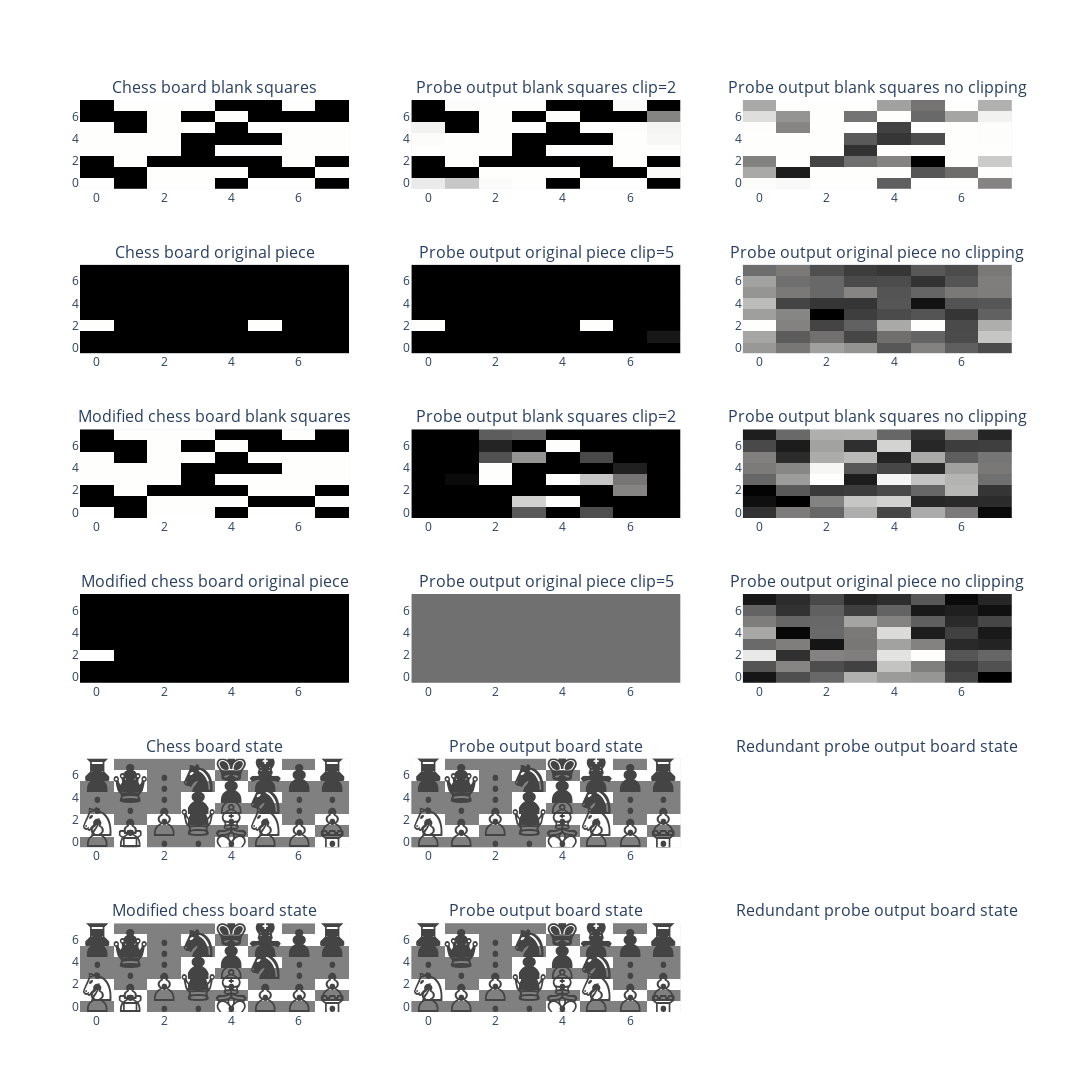

Here is the notebook cell this chart was saved with:
### Markdown cell above
Now, we can graph the original and modified board states and probe outputs.

### Code cell
from plotly.subplots import make_subplots

move_of_interest_probe_out = probe_out_MBLRRC[0][0][move_of_interest]
move_of_interest_probe_out_modified = modified_probe_out[0][0][move_of_interest]
print(move_of_interest_probe_out.shape)

fig_rows = 6
fig_cols = 3
fig = make_subplots(rows=fig_rows, cols=fig_cols, subplot_titles=[
    "Chess board blank squares", "Probe output blank squares clip=2", "Probe output blank squares no clipping",
    "Chess board original piece", "Probe output original piece clip=5", "Probe output original piece no clipping",
    "Modified chess board blank squares", "Probe output blank squares clip=2", "Probe output blank squares no clipping",
    "Modified chess board original piece", "Probe output original piece clip=5", "Probe output original piece no clipping",
    "Chess board state", "Probe output board state", "Redundant probe output board state",
    "Modified chess board state", "Probe output board state", "Redundant probe output board state"
])


# Specify the size of each plot
plot_size = 400  # You can adjust this size



fig.add_trace(plot_board_state(move_of_interest_state_one_hot_RRC[:, :, BLANK_INDEX]), row=1, col=1)
fig.add_trace(plot_board_state(move_of_interest_probe_out[:, :, BLANK_INDEX], clip_size=2), row=1, col=2)
fig.add_trace(plot_board_state(move_of_interest_probe_out[:, :, BLANK_INDEX]), row=1, col=3)

fig.add_trace(plot_board_state(move_of_interest_state_one_hot_RRC[:, :, moved_piece_probe_index]), row=2, col=1)
fig.add_trace(plot_board_state(move_of_interest_probe_out[:, :, moved_piece_probe_index], clip_size=5), row=2, col=2)
fig.add_trace(plot_board_state(move_of_interest_probe_out[:, :, moved_piece_probe_index]), row=2, col=3)

fig.add_trace(plot_board_state(modified_move_of_interest_state_one_hot[:, :, BLANK_INDEX]), row=3, col=1)
fig.add_trace(plot_board_state(move_of_interest_probe_out_modified[:, :, BLANK_INDEX], clip_size=2), row=3, col=2)
fig.add_trace(plot_board_state(move_of_interest_probe_out_modified[:, :, BLANK_INDEX]), row=3, col=3)

fig.add_trace(plot_board_state(modified_move_of_interest_state_one_hot[:, :, moved_piece_probe_index]), row=4, col=1)
fig.add_trace(plot_board_state(move_of_interest_probe_out_modified[:, :, moved_piece_probe_index], clip_size=5), row=4, col=2)
fig.add_trace(plot_board_state(move_of_interest_probe_out_modified[:, :, moved_piece_probe_index]), row=4, col=3)

fig.add_trace(plot_board_state_with_text(move_of_interest_state_RR), row=5, col=1)
fig.add_trace(plot_board_state_with_text(state_stacks_probe_outputs_MBLRR[0][0][move_of_interest]), row=5, col=2)
fig.add_trace(plot_board_state_with_text(state_stacks_probe_outputs_MBLRR[0][0][move_of_interest]), row=5, col=2)

fig.add_trace(plot_board_state_with_text(modified_move_of_interest_state), row=6, col=1)
fig.add_trace(plot_board_state_with_text(modified_state_stacks_probe_outputs[0][0][move_of_interest]), row=6, col=2)
fig.add_trace(plot_board_state_with_text(modified_state_stacks_probe_outputs[0][0][move_of_interest]), row=6, col=2)

# Adjust the overall size of the figure
fig.update_layout(height=fig_rows * plot_size, width=fig_cols * plot_size)

# Show the figure
fig.show()

### Figure 1 — Plotly figure (JSON) as saved in the notebook; plotly's stock layout.template omitted (floating-point values rounded to 4 significant figures)
{"data": [{"colorscale": [[0, "rgb(0, 0, 0)"], [0.09091, "rgb(16, 16, 16)"], [0.1818, "rgb(38, 38, 38)"], [0.2727, "rgb(59, 59, 59)"], [0.3636, "rgb(81, 80, 80)"], [0.4545, "rgb(102, 101, 101)"], [0.5455, "rgb(124, 123, 122)"], [0.6364, "rgb(146, 146, 145)"], [0.7273, "rgb(171, 171, 170)"], [0.8182, "rgb(197, 197, 195)"], [0.9091, "rgb(224, 224, 223)"], [1, "rgb(254, 254, 253)"]], "showscale": false, "type": "heatmap", "xaxis": "x", "yaxis": "y", "z": [[1, 0, 1, 1, 0, 1, 1, 0], [0, 0, 1, 1, 1, 0, 0, 1], [0, 1, 0, 0, 0, 0, 1, 0], [1, 1, 1, 0, 1, 1, 1, 1], [1, 1, 1, 0, 0, 0, 1, 1], [1, 0, 1, 1, 0, 1, 1, 1], [0, 0, 1, 0, 1, 0, 0, 0], [0, 1, 1, 1, 0, 0, 1, 0]]}, {"colorscale": [[0, "rgb(0, 0, 0)"], [0.09091, "rgb(16, 16, 16)"], [0.1818, "rgb(38, 38, 38)"], [0.2727, "rgb(59, 59, 59)"], [0.3636, "rgb(81, 80, 80)"], [0.4545, "rgb(102, 101, 101)"], [0.5455, "rgb(124, 123, 122)"], [0.6364, "rgb(146, 146, 145)"], [0.7273, "rgb(171, 171, 170)"], [0.8182, "rgb(197, 197, 195)"], [0.9091, "rgb(224, 224, 223)"], [1, "rgb(254, 254, 253)"]], "showscale": false, "type": "heatmap", "xaxis": "x2", "yaxis": "y2", "z": [[-0.1224, -0.349, -0.01884, -0.0002105, -2, -8.738e-05, -0.0003997, -2], [-2, -2, -8.618e-05, -9.06e-06, -1.216e-05, -2, -2, -0.02492], [-2, -6.485e-05, -2, -2, -2, -2, -1.907e-06, -2], [-0.001951, -0.0001585, 0, -2, -1.049e-05, -5.817e-05, -3.576e-07, -0.002058], [-0.01453, -2.849e-05, -1.669e-06, -2, -2, -2, -0.0001458, -0.04501], [-0.07461, -2, -1.359e-05, -4.935e-05, -2, -5.448e-05, -0.003722, -0.0567], [-2, -2, -5.436e-05, -2, -0.0002906, -2, -2, -0.8405], [-2, -0.01505, -0.0001197, -3.087e-05, -2, -2, -0.01954, -2]]}, {"colorscale": [[0, "rgb(0, 0, 0)"], [0.09091, "rgb(16, 16, 16)"], [0.1818, "rgb(38, 38, 38)"], [0.2727, "rgb(59, 59, 59)"], [0.3636, "rgb(81, 80, 80)"], [0.4545, "rgb(102, 101, 101)"], [0.5455, "rgb(124, 123, 122)"], [0.6364, "rgb(146, 146, 145)"], [0.7273, "rgb(171, 171, 170)"], [0.8182, "rgb(197, 197, 195)"], [0.9091, "rgb(224, 224, 223)"], [1, "rgb(254, 254, 253)"]], "showscale": false, "type": "heatmap", "xaxis": "x3", "yaxis": "y3", "z": [[-0.1224, -0.349, -0.01884, -0.0002105, -13.01, -8.738e-05, -0.0003997, -9.529], [-6.367, -19.52, -8.618e-05, -9.06e-06, -1.216e-05, -13.92, -11.71, -0.02492], [-9.746, -6.485e-05, -15.7, -11.47, -9.621, -22.77, -1.907e-06, -3.685], [-0.001951, -0.0001585, 0, -17.42, -1.049e-05, -5.817e-05, -3.576e-07, -0.002058], [-0.01453, -2.849e-05, -1.669e-06, -13.52, -17.1, -14.93, -0.0001458, -0.04501], [-0.07461, -9.421, -1.359e-05, -4.935e-05, -15.9, -5.448e-05, -0.003722, -0.0567], [-2.24, -8.084, -5.436e-05, -11.09, -0.0002906, -12.04, -6.715, -0.8405], [-6.356, -0.01505, -0.0001197, -3.087e-05, -7.03, -11.0, -0.01954, -5.712]]}, {"colorscale": [[0, "rgb(0, 0, 0)"], [0.09091, "rgb(16, 16, 16)"], [0.1818, "rgb(38, 38, 38)"], [0.2727, "rgb(59, 59, 59)"], [0.3636, "rgb(81, 80, 80)"], [0.4545, "rgb(102, 101, 101)"], [0.5455, "rgb(124, 123, 122)"], [0.6364, "rgb(146, 146, 145)"], [0.7273, "rgb(171, 171, 170)"], [0.8182, "rgb(197, 197, 195)"], [0.9091, "rgb(224, 224, 223)"], [1, "rgb(254, 254, 253)"]], "showscale": false, "type": "heatmap", "xaxis": "x4", "yaxis": "y4", "z": [[0, 0, 0, 0, 0, 0, 0, 0], [0, 0, 0, 0, 0, 0, 0, 0], [1, 0, 0, 0, 0, 1, 0, 0], [0, 0, 0, 0, 0, 0, 0, 0], [0, 0, 0, 0, 0, 0, 0, 0], [0, 0, 0, 0, 0, 0, 0, 0], [0, 0, 0, 0, 0, 0, 0, 0], [0, 0, 0, 0, 0, 0, 0, 0]]}, {"colorscale": [[0, "rgb(0, 0, 0)"], [0.09091, "rgb(16, 16, 16)"], [0.1818, "rgb(38, 38, 38)"], [0.2727, "rgb(59, 59, 59)"], [0.3636, "rgb(81, 80, 80)"], [0.4545, "rgb(102, 101, 101)"], [0.5455, "rgb(124, 123, 122)"], [0.6364, "rgb(146, 146, 145)"], [0.7273, "rgb(171, 171, 170)"], [0.8182, "rgb(197, 197, 195)"], [0.9091, "rgb(224, 224, 223)"], [1, "rgb(254, 254, 253)"]], "showscale": false, "type": "heatmap", "xaxis": "x5", "yaxis": "y5", "z": [[-5, -5, -5, -5, -5, -5, -5, -5], [-5, -5, -5, -5, -5, -5, -5, -4.404], [-0.001062, -5, -5, -5, -5, 0, -5, -5], [-5, -5, -5, -5, -5, -5, -5, -5], [-5, -5, -5, -5, -5, -5, -5, -5], [-5, -5, -5, -5, -5, -5, -5, -5], [-5, -5, -5, -5, -5, -5, -5, -5], [-5, -5, -5, -5, -5, -5, -5, -5]]}, {"colorscale": [[0, "rgb(0, 0, 0)"], [0.09091, "rgb(16, 16, 16)"], [0.1818, "rgb(38, 38, 38)"], [0.2727, "rgb(59, 59, 59)"], [0.3636, "rgb(81, 80, 80)"], [0.4545, "rgb(102, 101, 101)"], [0.5455, "rgb(124, 123, 122)"], [0.6364, "rgb(146, 146, 145)"], [0.7273, "rgb(171, 171, 170)"], [0.8182, "rgb(197, 197, 195)"], [0.9091, "rgb(224, 224, 223)"], [1, "rgb(254, 254, 253)"]], "showscale": false, "type": "heatmap", "xaxis": "x6", "yaxis": "y6", "z": [[-8.438, -11.62, -7.765, -8.932, -14.98, -10.52, -14.16, -16.31], [-7.225, -14.43, -12.39, -16.87, -12.48, -13.58, -16.27, -4.404], [-0.001062, -10.54, -17.04, -13.89, -6.964, 0, -16.35, -6.492], [-7.808, -10.2, -24.75, -17.7, -16.24, -15.37, -18.66, -13.87], [-5.251, -17.05, -18.58, -18.68, -15.16, -22.19, -15.39, -15.09], [-8.706, -11.43, -13.23, -10.24, -15.37, -13.49, -11.47, -11.03], [-7.58, -12.46, -13.21, -16.34, -16.17, -18.95, -15.34, -10.92], [-12.65, -11.47, -15.84, -17.82, -18.52, -14.93, -16.2, -11.57]]}, {"colorscale": [[0, "rgb(0, 0, 0)"], [0.09091, "rgb(16, 16, 16)"], [0.1818, "rgb(38, 38, 38)"], [0.2727, "rgb(59, 59, 59)"], [0.3636, "rgb(81, 80, 80)"], [0.4545, "rgb(102, 101, 101)"], [0.5455, "rgb(124, 123, 122)"], [0.6364, "rgb(146, 146, 145)"], [0.7273, "rgb(171, 171, 170)"], [0.8182, "rgb(197, 197, 195)"], [0.9091, "rgb(224, 224, 223)"], [1, "rgb(254, 254, 253)"]], "showscale": false, "type": "heatmap", "xaxis": "x7", "yaxis": "y7", "z": [[1, 0, 1, 1, 0, 1, 1, 0], [0, 0, 1, 1, 1, 0, 0, 1], [0, 1, 0, 0, 0, 1, 1, 0], [1, 1, 1, 0, 1, 1, 1, 1], [1, 1, 1, 0, 0, 0, 1, 1], [1, 0, 1, 1, 0, 1, 1, 1], [0, 0, 1, 0, 1, 0, 0, 0], [0, 1, 1, 1, 0, 0, 1, 0]]}, {"colorscale": [[0, "rgb(0, 0, 0)"], [0.09091, "rgb(16, 16, 16)"], [0.1818, "rgb(38, 38, 38)"], [0.2727, "rgb(59, 59, 59)"], [0.3636, "rgb(81, 80, 80)"], [0.4545, "rgb(102, 101, 101)"], [0.5455, "rgb(124, 123, 122)"], [0.6364, "rgb(146, 146, 145)"], [0.7273, "rgb(171, 171, 170)"], [0.8182, "rgb(197, 197, 195)"], [0.9091, "rgb(224, 224, 223)"], [1, "rgb(254, 254, 253)"]], "showscale": false, "type": "heatmap", "xaxis": "x8", "yaxis": "y8", "z": [[-2, -2, -2, -0.3866, -2, -0.6047, -2, -2], [-2, -2, -2, 1.431, 2, -2, -2, -2], [-2, -2, -2, -2, -2, -2, 0.3271, -2], [-2, -1.778, 2, -2, 2, 1.268, 0.08235, -2], [-2, -2, 2, -2, -2, -2, -1.377, -2], [-2, -2, -0.5306, 0.5744, -2, -0.6659, -2, -2], [-2, -2, -1.309, -2, 2, -2, -2, -2], [-2, -2, -0.3231, -0.2004, -2, -2, -2, -2]]}, {"colorscale": [[0, "rgb(0, 0, 0)"], [0.09091, "rgb(16, 16, 16)"], [0.1818, "rgb(38, 38, 38)"], [0.2727, "rgb(59, 59, 59)"], [0.3636, "rgb(81, 80, 80)"], [0.4545, "rgb(102, 101, 101)"], [0.5455, "rgb(124, 123, 122)"], [0.6364, "rgb(146, 146, 145)"], [0.7273, "rgb(171, 171, 170)"], [0.8182, "rgb(197, 197, 195)"], [0.9091, "rgb(224, 224, 223)"], [1, "rgb(254, 254, 253)"]], "showscale": false, "type": "heatmap", "xaxis": "x9", "yaxis": "y9", "z": [[-11.32, -4.448, -6.334, -0.3866, -9.47, -0.6047, -4.662, -15.21], [-14.61, -16.4, -3.886, 1.431, 2.349, -12.48, -12.12, -11.95], [-16.0, -7.666, -10.65, -10.34, -9.203, -6.36, 0.3271, -11.08], [-6.466, -1.778, 5.337, -13.32, 4.79, 1.268, 0.08235, -5.501], [-4.542, -3.516, 4.825, -7.885, -9.304, -12.17, -1.377, -4.831], [-4.14, -12.02, -0.5306, 0.5744, -12.5, -0.6659, -7.16, -4.965], [-9.129, -13.37, -1.309, -11.62, 2.432, -12.36, -10.25, -10.14], [-13.2, -6.126, -0.3231, -0.2004, -6.362, -11.55, -3.852, -12.56]]}, {"colorscale": [[0, "rgb(0, 0, 0)"], [0.09091, "rgb(16, 16, 16)"], [0.1818, "rgb(38, 38, 38)"], [0.2727, "rgb(59, 59, 59)"], [0.3636, "rgb(81, 80, 80)"], [0.4545, "rgb(102, 101, 101)"], [0.5455, "rgb(124, 123, 122)"], [0.6364, "rgb(146, 146, 145)"], [0.7273, "rgb(171, 171, 170)"], [0.8182, "rgb(197, 197, 195)"], [0.9091, "rgb(224, 224, 223)"], [1, "rgb(254, 254, 253)"]], "showscale": false, "type": "heatmap", "xaxis": "x10", "yaxis": "y10", "z": [[0, 0, 0, 0, 0, 0, 0, 0], [0, 0, 0, 0, 0, 0, 0, 0], [1, 0, 0, 0, 0, 0, 0, 0], [0, 0, 0, 0, 0, 0, 0, 0], [0, 0, 0, 0, 0, 0, 0, 0], [0, 0, 0, 0, 0, 0, 0, 0], [0, 0, 0, 0, 0, 0, 0, 0], [0, 0, 0, 0, 0, 0, 0, 0]]}, {"colorscale": [[0, "rgb(0, 0, 0)"], [0.09091, "rgb(16, 16, 16)"], [0.1818, "rgb(38, 38, 38)"], [0.2727, "rgb(59, 59, 59)"], [0.3636, "rgb(81, 80, 80)"], [0.4545, "rgb(102, 101, 101)"], [0.5455, "rgb(124, 123, 122)"], [0.6364, "rgb(146, 146, 145)"], [0.7273, "rgb(171, 171, 170)"], [0.8182, "rgb(197, 197, 195)"], [0.9091, "rgb(224, 224, 223)"], [1, "rgb(254, 254, 253)"]], "showscale": false, "type": "heatmap", "xaxis": "x11", "yaxis": "y11", "z": [[-5, -5, -5, -5, -5, -5, -5, -5], [-5, -5, -5, -5, -5, -5, -5, -5], [-5, -5, -5, -5, -5, -5, -5, -5], [-5, -5, -5, -5, -5, -5, -5, -5], [-5, -5, -5, -5, -5, -5, -5, -5], [-5, -5, -5, -5, -5, -5, -5, -5], [-5, -5, -5, -5, -5, -5, -5, -5], [-5, -5, -5, -5, -5, -5, -5, -5]]}, {"colorscale": [[0, "rgb(0, 0, 0)"], [0.09091, "rgb(16, 16, 16)"], [0.1818, "rgb(38, 38, 38)"], [0.2727, "rgb(59, 59, 59)"], [0.3636, "rgb(81, 80, 80)"], [0.4545, "rgb(102, 101, 101)"], [0.5455, "rgb(124, 123, 122)"], [0.6364, "rgb(146, 146, 145)"], [0.7273, "rgb(171, 171, 170)"], [0.8182, "rgb(197, 197, 195)"], [0.9091, "rgb(224, 224, 223)"], [1, "rgb(254, 254, 253)"]], "showscale": false, "type": "heatmap", "xaxis": "x12", "yaxis": "y12", "z": [[-20.42, -16.53, -14.84, -10.36, -11.6, -11.92, -17.21, -22.29], [-16.18, -12.94, -16.7, -17.5, -9.334, -13.36, -17.89, -16.41], [-7.417, -18.67, -13.14, -13.38, -7.655, -6.331, -16.13, -14.96], [-14.69, -13.4, -20.54, -13.84, -11.18, -13.15, -19.2, -19.56], [-10.9, -21.63, -14.78, -13.74, -8.047, -19.96, -17.62, -20.22], [-13.43, -15.0, -14.82, -11.09, -13.08, -15.46, -19.14, -17.2], [-15.19, -18.55, -15.36, -17.73, -15.18, -20.25, -19.83, -20.87], [-20.37, -18.94, -17.0, -19.53, -18.91, -16.01, -21.36, -19.37]]}, {"colorscale": [[0, "white"], [0.49, "white"], [0.5, "grey"], [0.51, "white"], [1, "white"]], "showscale": false, "text": [[".", "♖", ".", ".", "♔", ".", ".", "♖"], ["♙", "♙", ".", ".", ".", "♙", "♙", "."], ["♘", ".", "♙", "♕", "♗", "♘", ".", "♙"], [".", ".", ".", "♟", ".", ".", ".", "."], [".", ".", ".", "♟", "♙", "♞", ".", "."], [".", "♛", ".", ".", "♟", ".", ".", "."], ["♟", "♟", ".", "♞", ".", "♟", "♟", "♟"], ["♜", ".", ".", ".", "♚", "♝", ".", "♜"]], "textfont": {"size": 48}, "texttemplate": "%{text}", "type": "heatmap", "xaxis": "x13", "yaxis": "y13", "z": [[0, 4, 0, 0, 6, 0, 0, 4], [1, 1, 0, 0, 0, 1, 1, 0], [2, 0, 1, 5, 3, 2, 0, 1], [0, 0, 0, -1, 0, 0, 0, 0], [0, 0, 0, -1, 1, -2, 0, 0], [0, -5, 0, 0, -1, 0, 0, 0], [-1, -1, 0, -2, 0, -1, -1, -1], [-4, 0, 0, 0, -6, -3, 0, -4]]}, {"colorscale": [[0, "white"], [0.49, "white"], [0.5, "grey"], [0.51, "white"], [1, "white"]], "showscale": false, "text": [[".", ".", ".", ".", "♔", ".", ".", "♖"], ["♙", "♙", ".", ".", ".", "♙", "♙", "."], ["♘", ".", "♙", "♕", "♗", "♘", ".", "♙"], [".", ".", ".", "♟", ".", ".", ".", "."], [".", ".", ".", "♟", "♙", "♞", ".", "."], [".", "♛", ".", ".", "♟", ".", ".", "."], ["♟", "♟", ".", "♞", ".", "♟", "♟", "♟"], ["♜", ".", ".", ".", "♚", "♝", ".", "♜"]], "textfont": {"size": 48}, "texttemplate": "%{text}", "type": "heatmap", "xaxis": "x14", "yaxis": "y14", "z": [[0, 0, 0, 0, 6, 0, 0, 4], [1, 1, 0, 0, 0, 1, 1, 0], [2, 0, 1, 5, 3, 2, 0, 1], [0, 0, 0, -1, 0, 0, 0, 0], [0, 0, 0, -1, 1, -2, 0, 0], [0, -5, 0, 0, -1, 0, 0, 0], [-1, -1, 0, -2, 0, -1, -1, -1], [-4, 0, 0, 0, -6, -3, 0, -4]]}, {"colorscale": [[0, "white"], [0.49, "white"], [0.5, "grey"], [0.51, "white"], [1, "white"]], "showscale": false, "text": [[".", ".", ".", ".", "♔", ".", ".", "♖"], ["♙", "♙", ".", ".", ".", "♙", "♙", "."], ["♘", ".", "♙", "♕", "♗", "♘", ".", "♙"], [".", ".", ".", "♟", ".", ".", ".", "."], [".", ".", ".", "♟", "♙", "♞", ".", "."], [".", "♛", ".", ".", "♟", ".", ".", "."], ["♟", "♟", ".", "♞", ".", "♟", "♟", "♟"], ["♜", ".", ".", ".", "♚", "♝", ".", "♜"]], "textfont": {"size": 48}, "texttemplate": "%{text}", "type": "heatmap", "xaxis": "x14", "yaxis": "y14", "z": [[0, 0, 0, 0, 6, 0, 0, 4], [1, 1, 0, 0, 0, 1, 1, 0], [2, 0, 1, 5, 3, 2, 0, 1], [0, 0, 0, -1, 0, 0, 0, 0], [0, 0, 0, -1, 1, -2, 0, 0], [0, -5, 0, 0, -1, 0, 0, 0], [-1, -1, 0, -2, 0, -1, -1, -1], [-4, 0, 0, 0, -6, -3, 0, -4]]}, {"colorscale": [[0, "white"], [0.49, "white"], [0.5, "grey"], [0.51, "white"], [1, "white"]], "showscale": false, "text": [[".", "♖", ".", ".", "♔", ".", ".", "♖"], ["♙", "♙", ".", ".", ".", "♙", "♙", "."], ["♘", ".", "♙", "♕", "♗", ".", ".", "♙"], [".", ".", ".", "♟", ".", ".", ".", "."], [".", ".", ".", "♟", "♙", "♞", ".", "."], [".", "♛", ".", ".", "♟", ".", ".", "."], ["♟", "♟", ".", "♞", ".", "♟", "♟", "♟"], ["♜", ".", ".", ".", "♚", "♝", ".", "♜"]], "textfont": {"size": 48}, "texttemplate": "%{text}", "type": "heatmap", "xaxis": "x16", "yaxis": "y16", "z": [[0, 4, 0, 0, 6, 0, 0, 4], [1, 1, 0, 0, 0, 1, 1, 0], [2, 0, 1, 5, 3, 0, 0, 1], [0, 0, 0, -1, 0, 0, 0, 0], [0, 0, 0, -1, 1, -2, 0, 0], [0, -5, 0, 0, -1, 0, 0, 0], [-1, -1, 0, -2, 0, -1, -1, -1], [-4, 0, 0, 0, -6, -3, 0, -4]]}, {"colorscale": [[0, "white"], [0.49, "white"], [0.5, "grey"], [0.51, "white"], [1, "white"]], "showscale": false, "text": [[".", ".", ".", ".", "♔", ".", ".", "♖"], ["♙", "♙", ".", ".", ".", "♙", "♙", "."], ["♘", ".", "♙", "♕", "♗", "♘", ".", "♙"], [".", ".", ".", "♟", ".", ".", ".", "."], [".", ".", ".", "♟", "♙", "♞", ".", "."], [".", "♛", ".", ".", "♟", ".", ".", "."], ["♟", "♟", ".", "♞", ".", "♟", "♟", "♟"], ["♜", ".", ".", ".", "♚", "♝", ".", "♜"]], "textfont": {"size": 48}, "texttemplate": "%{text}", "type": "heatmap", "xaxis": "x17", "yaxis": "y17", "z": [[0, 0, 0, 0, 6, 0, 0, 4], [1, 1, 0, 0, 0, 1, 1, 0], [2, 0, 1, 5, 3, 2, 0, 1], [0, 0, 0, -1, 0, 0, 0, 0], [0, 0, 0, -1, 1, -2, 0, 0], [0, -5, 0, 0, -1, 0, 0, 0], [-1, -1, 0, -2, 0, -1, -1, -1], [-4, 0, 0, 0, -6, -3, 0, -4]]}, {"colorscale": [[0, "white"], [0.49, "white"], [0.5, "grey"], [0.51, "white"], [1, "white"]], "showscale": false, "text": [[".", ".", ".", ".", "♔", ".", ".", "♖"], ["♙", "♙", ".", ".", ".", "♙", "♙", "."], ["♘", ".", "♙", "♕", "♗", "♘", ".", "♙"], [".", ".", ".", "♟", ".", ".", ".", "."], [".", ".", ".", "♟", "♙", "♞", ".", "."], [".", "♛", ".", ".", "♟", ".", ".", "."], ["♟", "♟", ".", "♞", ".", "♟", "♟", "♟"], ["♜", ".", ".", ".", "♚", "♝", ".", "♜"]], "textfont": {"size": 48}, "texttemplate": "%{text}", "type": "heatmap", "xaxis": "x17", "yaxis": "y17", "z": [[0, 0, 0, 0, 6, 0, 0, 4], [1, 1, 0, 0, 0, 1, 1, 0], [2, 0, 1, 5, 3, 2, 0, 1], [0, 0, 0, -1, 0, 0, 0, 0], [0, 0, 0, -1, 1, -2, 0, 0], [0, -5, 0, 0, -1, 0, 0, 0], [-1, -1, 0, -2, 0, -1, -1, -1], [-4, 0, 0, 0, -6, -3, 0, -4]]}], "layout": {"annotations": [{"font": {"size": 16}, "showarrow": false, "text": "Chess board blank squares", "x": 0.1444, "xanchor": "center", "xref": "paper", "y": 1.0, "yanchor": "bottom", "yref": "paper"}, {"font": {"size": 16}, "showarrow": false, "text": "Probe output blank squares clip=2", "x": 0.5, "xanchor": "center", "xref": "paper", "y": 1.0, "yanchor": "bottom", "yref": "paper"}, {"font": {"size": 16}, "showarrow": false, "text": "Probe output blank squares no clipping", "x": 0.8556, "xanchor": "center", "xref": "paper", "y": 1.0, "yanchor": "bottom", "yref": "paper"}, {"font": {"size": 16}, "showarrow": false, "text": "Chess board original piece", "x": 0.1444, "xanchor": "center", "xref": "paper", "y": 0.8194, "yanchor": "bottom", "yref": "paper"}, {"font": {"size": 16}, "showarrow": false, "text": "Probe output original piece clip=5", "x": 0.5, "xanchor": "center", "xref": "paper", "y": 0.8194, "yanchor": "bottom", "yref": "paper"}, {"font": {"size": 16}, "showarrow": false, "text": "Probe output original piece no clipping", "x": 0.8556, "xanchor": "center", "xref": "paper", "y": 0.8194, "yanchor": "bottom", "yref": "paper"}, {"font": {"size": 16}, "showarrow": false, "text": "Modified chess board blank squares", "x": 0.1444, "xanchor": "center", "xref": "paper", "y": 0.6389, "yanchor": "bottom", "yref": "paper"}, {"font": {"size": 16}, "showarrow": false, "text": "Probe output blank squares clip=2", "x": 0.5, "xanchor": "center", "xref": "paper", "y": 0.6389, "yanchor": "bottom", "yref": "paper"}, {"font": {"size": 16}, "showarrow": false, "text": "Probe output blank squares no clipping", "x": 0.8556, "xanchor": "center", "xref": "paper", "y": 0.6389, "yanchor": "bottom", "yref": "paper"}, {"font": {"size": 16}, "showarrow": false, "text": "Modified chess board original piece", "x": 0.1444, "xanchor": "center", "xref": "paper", "y": 0.4583, "yanchor": "bottom", "yref": "paper"}, {"font": {"size": 16}, "showarrow": false, "text": "Probe output original piece clip=5", "x": 0.5, "xanchor": "center", "xref": "paper", "y": 0.4583, "yanchor": "bottom", "yref": "paper"}, {"font": {"size": 16}, "showarrow": false, "text": "Probe output original piece no clipping", "x": 0.8556, "xanchor": "center", "xref": "paper", "y": 0.4583, "yanchor": "bottom", "yref": "paper"}, {"font": {"size": 16}, "showarrow": false, "text": "Chess board state", "x": 0.1444, "xanchor": "center", "xref": "paper", "y": 0.2778, "yanchor": "bottom", "yref": "paper"}, {"font": {"size": 16}, "showarrow": false, "text": "Probe output board state", "x": 0.5, "xanchor": "center", "xref": "paper", "y": 0.2778, "yanchor": "bottom", "yref": "paper"}, {"font": {"size": 16}, "showarrow": false, "text": "Redundant probe output board state", "x": 0.8556, "xanchor": "center", "xref": "paper", "y": 0.2778, "yanchor": "bottom", "yref": "paper"}, {"font": {"size": 16}, "showarrow": false, "text": "Modified chess board state", "x": 0.1444, "xanchor": "center", "xref": "paper", "y": 0.09722, "yanchor": "bottom", "yref": "paper"}, {"font": {"size": 16}, "showarrow": false, "text": "Probe output board state", "x": 0.5, "xanchor": "center", "xref": "paper", "y": 0.09722, "yanchor": "bottom", "yref": "paper"}, {"font": {"size": 16}, "showarrow": false, "text": "Redundant probe output board state", "x": 0.8556, "xanchor": "center", "xref": "paper", "y": 0.09722, "yanchor": "bottom", "yref": "paper"}], "height": 2400, "width": 1200, "xaxis": {"anchor": "y", "domain": [0, 0.2889]}, "xaxis10": {"anchor": "y10", "domain": [0, 0.2889]}, "xaxis11": {"anchor": "y11", "domain": [0.3556, 0.6444]}, "xaxis12": {"anchor": "y12", "domain": [0.7111, 1]}, "xaxis13": {"anchor": "y13", "domain": [0, 0.2889]}, "xaxis14": {"anchor": "y14", "domain": [0.3556, 0.6444]}, "xaxis15": {"anchor": "y15", "domain": [0.7111, 1]}, "xaxis16": {"anchor": "y16", "domain": [0, 0.2889]}, "xaxis17": {"anchor": "y17", "domain": [0.3556, 0.6444]}, "xaxis18": {"anchor": "y18", "domain": [0.7111, 1]}, "xaxis2": {"anchor": "y2", "domain": [0.3556, 0.6444]}, "xaxis3": {"anchor": "y3", "domain": [0.7111, 1]}, "xaxis4": {"anchor": "y4", "domain": [0, 0.2889]}, "xaxis5": {"anchor": "y5", "domain": [0.3556, 0.6444]}, "xaxis6": {"anchor": "y6", "domain": [0.7111, 1]}, "xaxis7": {"anchor": "y7", "domain": [0, 0.2889]}, "xaxis8": {"anchor": "y8", "domain": [0.3556, 0.6444]}, "xaxis9": {"anchor": "y9", "domain": [0.7111, 1]}, "yaxis": {"anchor": "x", "domain": [0.9028, 1.0]}, "yaxis10": {"anchor": "x10", "domain": [0.3611, 0.4583]}, "yaxis11": {"anchor": "x11", "domain": [0.3611, 0.4583]}, "yaxis12": {"anchor": "x12", "domain": [0.3611, 0.4583]}, "yaxis13": {"anchor": "x13", "domain": [0.1806, 0.2778]}, "yaxis14": {"anchor": "x14", "domain": [0.1806, 0.2778]}, "yaxis15": {"anchor": "x15", "domain": [0.1806, 0.2778]}, "yaxis16": {"anchor": "x16", "domain": [0, 0.09722]}, "yaxis17": {"anchor": "x17", "domain": [0, 0.09722]}, "yaxis18": {"anchor": "x18", "domain": [0, 0.09722]}, "yaxis2": {"anchor": "x2", "domain": [0.9028, 1.0]}, "yaxis3": {"anchor": "x3", "domain": [0.9028, 1.0]}, "yaxis4": {"anchor": "x4", "domain": [0.7222, 0.8194]}, "yaxis5": {"anchor": "x5", "domain": [0.7222, 0.8194]}, "yaxis6": {"anchor": "x6", "domain": [0.7222, 0.8194]}, "yaxis7": {"anchor": "x7", "domain": [0.5417, 0.6389]}, "yaxis8": {"anchor": "x8", "domain": [0.5417, 0.6389]}, "yaxis9": {"anchor": "x9", "domain": [0.5417, 0.6389]}}}
